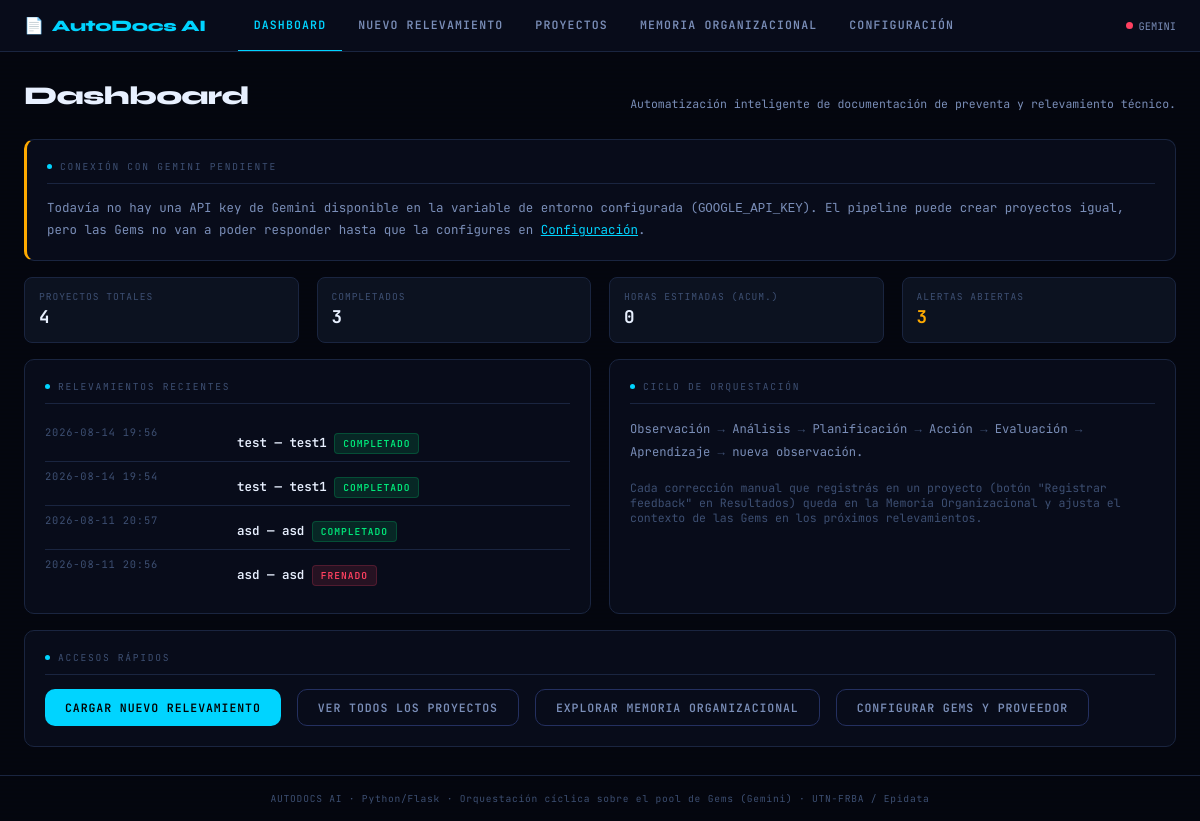
Before: / with the older database file.
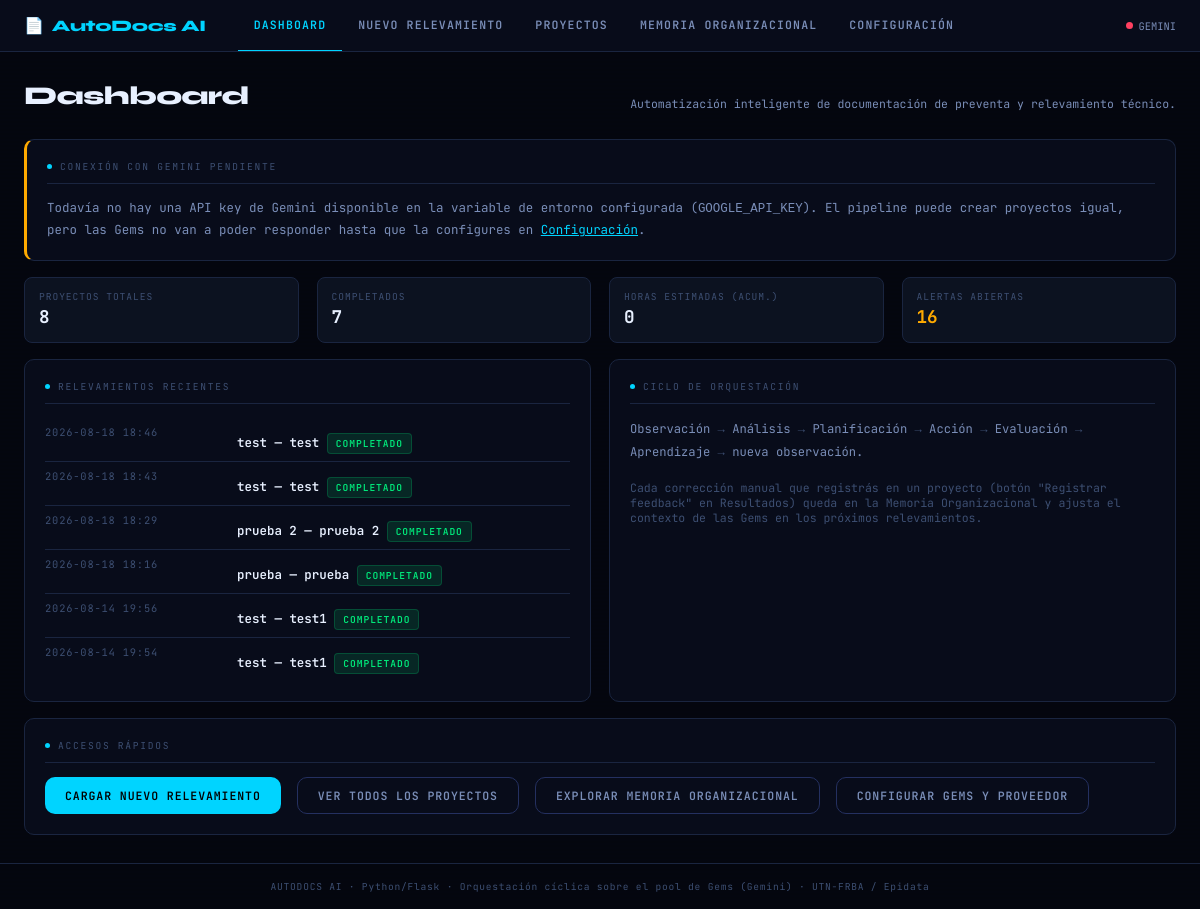
After: the same page with the newer database file.
### tables this page shows
CREATE TABLE proyectos (
    id                      INTEGER PRIMARY KEY AUTOINCREMENT,
    cliente                 TEXT NOT NULL,
    proceso                 TEXT NOT NULL,
    tecnologia              TEXT,       -- UiPath / Power Automate / Rocketbot / Make.com...
    criticidad              TEXT,       -- Baja / Media / Alta
    presupuesto_hs          REAL,
    analista                TEXT,
    transcripcion_original  TEXT,
    transcripcion_sanitizada TEXT,
    reemplazos_pii          INTEGER DEFAULT 0,
    flujo_estructurado      TEXT,       -- JSON: salida del Agente de Ingesta
    estado                  TEXT DEFAULT 'borrador',  -- borrador|procesando|completado|frenado|error
    motivo_freno            TEXT,       -- si estado = 'frenado' (Límite Operativo de Entrada)
    creado                  TEXT DEFAULT CURRENT_TIMESTAMP,
    actualizado             TEXT DEFAULT CURRENT_TIMESTAMP
);

### ui/app.py (the view)
    @app.route("/")
    def dashboard():
        stats = ProyectoRepository.dashboard_stats()
        key_status = ConfigManager.key_status()
        return render_template("index.html", stats=stats, key_status=key_status)

### core/config_manager.py (called while the page is built)
    @staticmethod
    def key_status() -> dict:
        cfg = ConfigManager.load()
        status = {}
        for pname in ["gemini"]:
            pcfg = cfg["providers"].get(pname, {})
            env_var = pcfg.get("env_key_name", "")
            key_val = os.getenv(env_var, "").strip() if env_var else ""
            status[pname] = {"ok": bool(key_val), "env_var": env_var}
        return status

### core/db.py (called while the page is built)
def get_conn() -> sqlite3.Connection:
    DB_PATH.parent.mkdir(exist_ok=True)
    conn = sqlite3.connect(DB_PATH)
    conn.row_factory = sqlite3.Row
    conn.execute("PRAGMA foreign_keys = ON")
    return conn

### ui/templates/index.html (shortened to what this page needs)
{% extends "base.html" %}
{% block content %}
<div class="page-header">
  <h1>Dashboard</h1>
  <p>Automatización inteligente de documentación de preventa y relevamiento técnico.</p>
</div>
{% if not key_status.gemini.ok %}
<div class="panel mb-4" style="border-left:3px solid var(--amber)">
  <div class="panel-title"><span class="dot"></span>Conexión con Gemini pendiente</div>
  <p style="font-size:.78rem; color:var(--text-mid); line-height:1.6">
    Todavía no hay una API key de Gemini disponible en la variable de entorno configurada
    (<code>{{ key_status.gemini.env_var }}</code>). El pipeline puede crear proyectos igual,
    pero las Gems no van a poder responder hasta que la configures en
    <a href="/configuracion" style="color:var(--cyan)">Configuración</a>.
  </p>
</div>
{% endif %}
<div class="grid-4 mb-4">
  <div class="chip">
    <span class="chip-label">Proyectos totales</span>
    <span class="chip-value">{{ stats.total_proyectos }}</span>
  </div>
  <div class="chip">
    <span class="chip-label">Completados</span>
    <span class="chip-value">{{ stats.completados }}</span>
  </div>
  <div class="chip">
    <span class="chip-label">Horas estimadas (acum.)</span>
    <span class="chip-value">{{ stats.horas_estimadas }}</span>
  </div>
  <div class="chip">
    <span class="chip-label">Alertas abiertas</span>
    <span class="chip-value" style="{% if stats.alertas_abiertas %}color:var(--amber){% endif %}">{{ stats.alertas_abiertas }}</span>
  </div>
</div>
<div class="grid-2 mb-4">
  <div class="panel">
    <div class="panel-title"><span class="dot"></span>Relevamientos recientes</div>
    {% if stats.recientes %}
      {% for p in stats.recientes %}
      <div class="kv">
        <div class="kv-key">{{ p.creado[:16] }}</div>
        <div class="kv-val">
          <a href="{% if p.estado == 'completado' %}/resultado/{{ p.id }}{% else %}/procesamiento/{{ p.id }}{% endif %}" style="color:var(--text-hi); text-decoration:none">
            {{ p.cliente }} — {{ p.proceso }}
          </a>
          {% if p.estado == 'completado' %}<span class="tag tag-green mt-2">Completado</span>
          {% elif p.estado == 'frenado' %}<span class="tag tag-red mt-2">Frenado</span>
          {% elif p.estado == 'procesando' %}<span class="tag tag-amber mt-2">Procesando</span>
          {% else %}<span class="tag tag-cyan mt-2">Borrador</span>{% endif %}
        </div>
      </div>
      {% endfor %}
    {% else %}
      <p class="result-box empty">Todavía no cargaste ningún relevamiento. Empezá por "Nuevo Relevamiento".</p>
    {% endif %}
  </div>
  <div class="panel">
    <div class="panel-title"><span class="dot"></span>Ciclo de orquestación</div>
    <p style="font-size:.76rem; color:var(--text-mid); line-height:1.9">
      Observación <span style="color:var(--text-lo)">→</span>
      Análisis <span style="color:var(--text-lo)">→</span>
      Planificación <span style="color:var(--text-lo)">→</span>
      Acción <span style="color:var(--text-lo)">→</span>
      Evaluación <span style="color:var(--text-lo)">→</span>
      Aprendizaje <span style="color:var(--text-lo)">→</span> nueva observación.
    </p>
    <p class="mt-4" style="font-size:.72rem; color:var(--text-lo)">
      Cada corrección manual que registrás en un proyecto (botón "Registrar feedback" en
      Resultados) queda en la Memoria Organizacional y ajusta el contexto de las Gems en
      los próximos relevamientos.
    </p>
  </div>
</div>
<div class="panel">
  <div class="panel-title"><span class="dot"></span>Accesos rápidos</div>
  <div class="flex gap-4 wrap">
    <a href="/relevamiento/nuevo" class="btn btn-primary">Cargar nuevo relevamiento</a>
    <a href="/proyectos" class="btn btn-secondary">Ver todos los proyectos</a>
    <a href="/memoria" class="btn btn-secondary">Explorar memoria organizacional</a>
    <a href="/configuracion" class="btn btn-secondary">Configurar Gems y proveedor</a>
  </div>
</div>
{% endblock %}

Changed rows visible on the page:
no longer on this page (row unchanged): proyectos: creado "2026-08-11 20:57", cliente "asd", proceso "asd", estado "COMPLETADO"
no longer on this page (row unchanged): proyectos: creado "2026-08-11 20:56", cliente "asd", proceso "asd", estado "FRENADO"
added proyectos: creado "2026-08-18 18:46", cliente "test", proceso "test", estado "COMPLETADO"
added proyectos: creado "2026-08-18 18:43", cliente "test", proceso "test", estado "COMPLETADO"
added proyectos: creado "2026-08-18 18:29", cliente "prueba 2", proceso "prueba 2", estado "COMPLETADO"
added proyectos: creado "2026-08-18 18:16", cliente "prueba", proceso "prueba", estado "COMPLETADO"
Other visible differences:
{{ stats.total_proyectos }}: "4" → "8"
{{ stats.completados }}: "3" → "7"
{{ stats.alertas_abiertas }}: "3" → "16"
